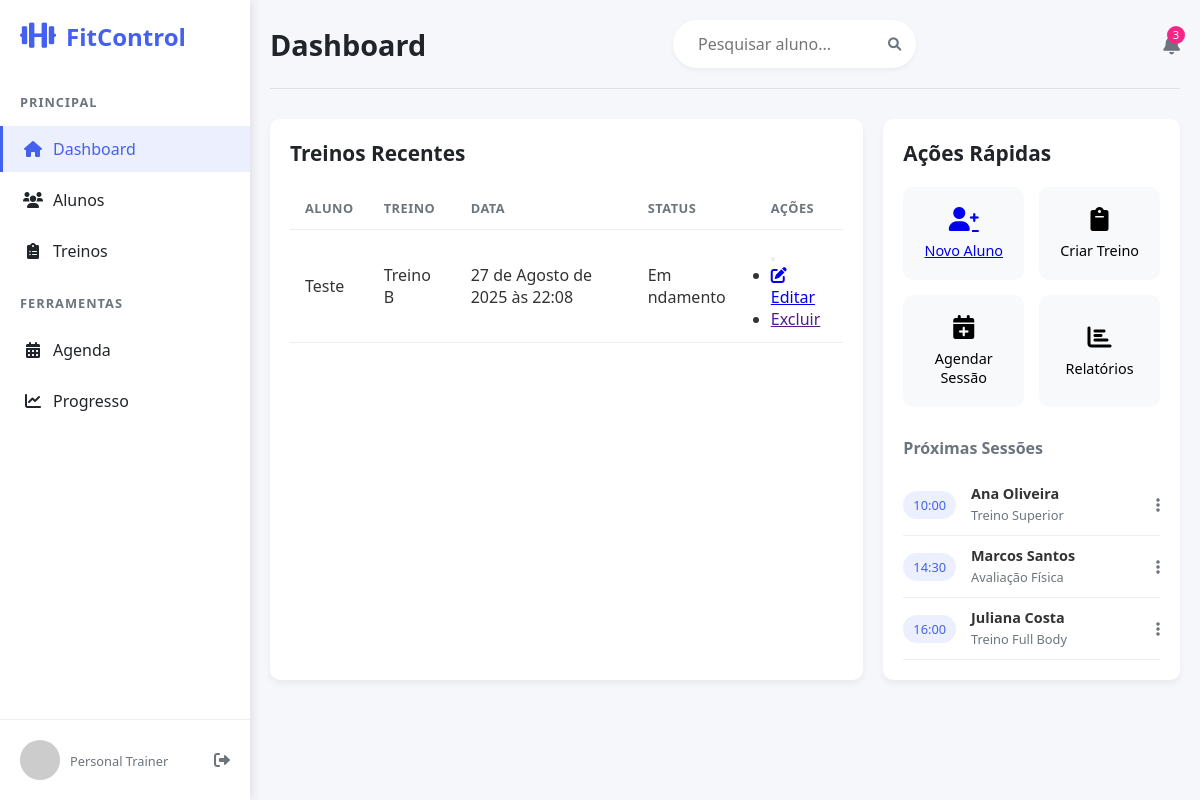
/list/, run on an earlier commit of the app's database.
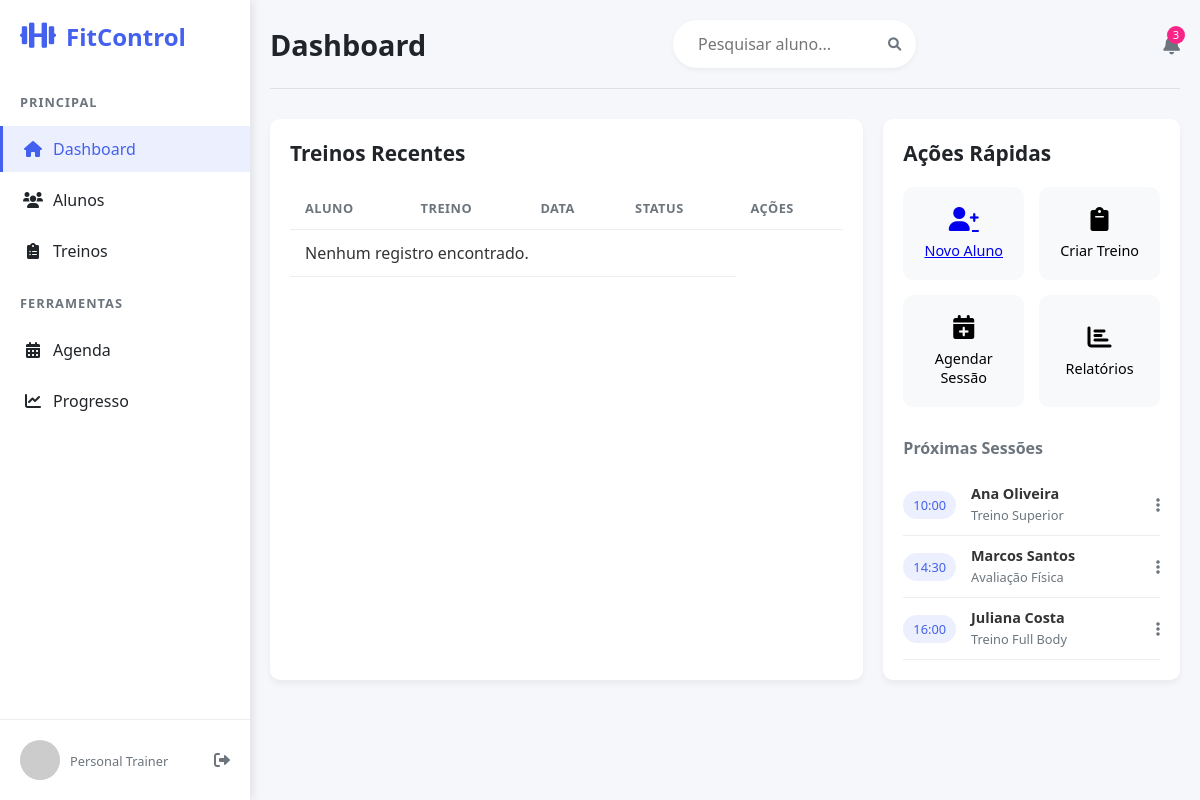
And on a later commit of the database.
### paginas/models.py (models this page shows, shortened)
class Aluno(models.Model):
    nome = models.CharField(max_length=120)
    treino = models.CharField(max_length=80)
    data = models.DateTimeField(auto_now_add=True)
    status = models.CharField(
        max_length=12,
        choices=STATUS,
        default='Pendente',
    )
    class Meta:
        ordering = ["nome"]
        verbose_name_plural = "Aluno"

### paginas/views.py (the view)
# urls.py: path('list/', AlunoListView.as_view(), name='aluno_list'),
class AlunoListView(ListView):
    model = Aluno
    template_name = 'paginas/formularioTemplate.html'
    context_object_name = 'alunos'

### paginas/templates/paginas/formularioTemplate.html (shortened to what the changed rows need)
{% extends 'paginas/modelo.html' %}
{% load static %}
{% block conteudo %}
       <div class="content-grid">
                <section class="recent-trainings">
                    <h2>Treinos Recentes</h2>
                    <div class="table-container">
                        <table>
                                <tr>
                                    <th>Aluno</th>
                                    <th>Treino</th>
                                    <th>Data</th>
                                    <th>Status</th>
                                    <th>Ações</th>
                                </tr>
                             {% for object in object_list %}
        <tr>
            <td>{{ object.nome }}</td>
            <td>{{ object.treino }}</td>
            <td>{{ object.data }}</td>
                        <td>{{ object.status }}</td>
            <td>
                <div class="dropdown">
                    <button class="btn btn-outline-dark btn-sm dropdown-toggle" type="button" data-bs-toggle="dropdown" aria-expanded="false">
                    </button>
                    <ul class="dropdown-menu">
                        <li>     <a href="{% url 'aluno_edit' object.id %}" class="btn-edit">
                    <i class="fas fa-edit"></i> Editar
                  </a></li>
                        <li><a class="dropdown-item link-danger" href=""> Excluir</a></li>
                    </ul>
                </div>
            </td>
        </tr>
        {% empty %}
        <tr>
            <td colspan="4">Nenhum registro encontrado.</td>
        </tr>
        {% endfor %}
                        </table>
                    </div>
                </section>
                <section class="quick-actions">
                    <h2>Ações Rápidas</h2>
                </section>
            </div>
{% endblock %}

What changed in the data, as far as the page shows it:
removed Aluno: nome "Teste", treino "Treino B", data "27 de Agosto de 2025 às 22:08", status "Em ndamento"
Also different on the page:
text now shown: "Nenhum registro encontrado."
